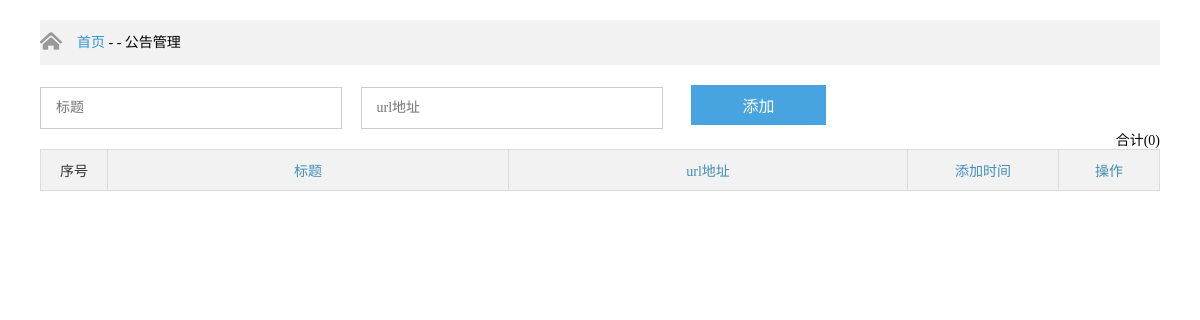
Page /admin/gonggao.php (signed in) on the earlier database version.
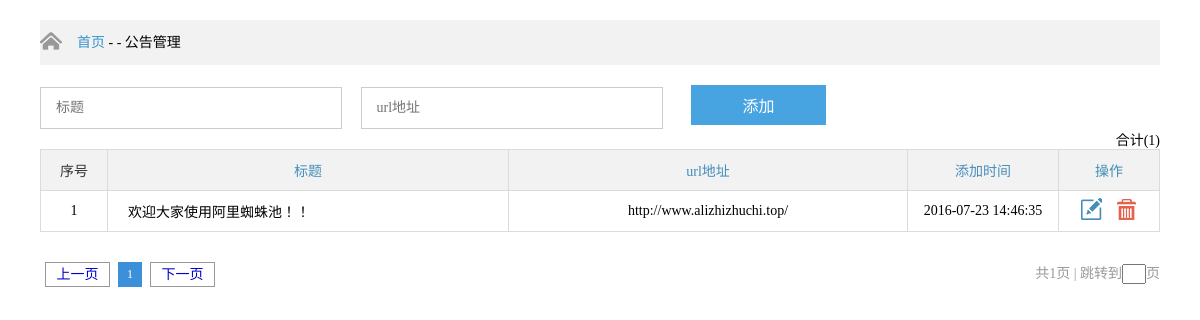
Same page on the later database version.
### tables this page shows
CREATE TABLE `gonggao` (
  `id` int(10) unsigned NOT NULL AUTO_INCREMENT,
  `title` varchar(255) NOT NULL,
  `url` varchar(255) DEFAULT NULL,
  `date` int(11) NOT NULL,
  PRIMARY KEY (`id`)
);

### admin/gonggao.php (the view, shortened to what this page needs)
<?php
$action=isset($_GET['action'])?$_GET['action']:"";
$page=isset($_GET['page'])?$_GET['page']:1;
$data=array();
?>
<!DOCTYPE html PUBLIC "-//W3C//DTD XHTML 1.0 Transitional//EN" "http://www.w3.org/TR/xhtml1/DTD/xhtml1-transitional.dtd">
<html xmlns="http://www.w3.org/1999/xhtml">
<head>
	<link rel="stylesheet" type="text/css" href="css/css.css" />
	<link rel="stylesheet" type="text/css" href="css/pageGroup.css" />
</head>
<body>
<div id="pageAll">
	<div class="pageTop">
		<div class="page">
			<img src="img/coin02.png" style="float:left;margin-top:10px;" /><span><a href="main.php">首页</a>&nbsp;-&nbsp;-</span>&nbsp;公告管理
		</div>
	</div>
	<div class="page">
		<div class="connoisseur">
			<div class="conform clear">
				<div class="cfD">
					<form action="?action=add" method="post">
						<input class="userinput vpr" type="text" name="title" placeholder="标题"/>
						<input class="userinput vpr" type="text" name="url" placeholder="url地址"/>
						<button class="userbtn">添加</button>
					</form>
				</div>
			</div>
			<div class="conShow">
				<span style="float:right">合计(<?=data_num('gonggao')?>)</span>
				<table border="1" cellspacing="0" cellpadding="0" width="100%">
					<tr>
						<td width="66px" class="tdColor tdC">序号</td>
						<td width="400px" class="tdColor">标题</td>
						<td class="tdColor">url地址</td>
						<td width="150px" class="tdColor">添加时间</td>
						<td width="100px" class="tdColor">操作</td>
					</tr>
					<?php
					if(info_list('gonggao',$page)){
						foreach(info_list('gonggao',$page) as $row){
							if (isset($id)&&$id == $row['id']&&$action=="edit") {
								?>
								<tr bgcolor="#999">
									<form action='?action=save&page=<?= $page ?>&id=<?= $id ?>' method='post'>
										<td height="40px"><?= $row['id'] ?></td>
										<td style="text-align:left;padding-left:20px;"><?= $row['title'] ?></td>
										<td><input type="text" name="url" value="<?= $row['url'] ?>"/></td>
										<td><?= date('Y-m-d H:i:s',$row['date']) ?></td>
										<td>
											<button><img src="img/ok.png"></button><a href="?page=<?= $page ?>"><img src="img/no.png"></a></td>
									</form>
								</tr>
								<?php
							}else {
								?>
								<tr>
									<td height="40px"><?= $row['id'] ?></td>
									<td style="text-align:left;padding-left:20px;"><?=$row['title']?></td>
									<td><?= $row['url'] ?></td>
									<td><?= date('Y-m-d H:i:s',$row['date']) ?></td>
									<td>
										<a href="?action=edit&page=<?=$page?>&id=<?= $row['id'] ?>"><img class="operation" src="img/update.png"></a> <a href="?action=del&page=<?=$page?>&id=<?=$row['id']?>"><img class="operation delban" src="img/delete.png"></a></td>
								</tr>
								<?php
							}
						}
					}
					?>
				</table>
				<div class="paging">
					<div id="pageGro" class="cb clear">
						<?=list_page('gonggao',$page)?>
					</div>
				</div>
			</div>
		</div>
	</div>
</div>
</body>
</html>

### admin/inc/function.php (shortened to what this page needs)
<?php
function info_list($from,$page){
    global $mysqli;
    $page_size=30;
    $sql="select id from ".$from;
    $result=$mysqli->query($sql);
    $total=$result->num_rows;
    $pagenum=ceil($total/$page_size);
    if($page<1||!is_numeric($page)||$page>$pagenum)$page=1;
    $min=($page-1)*$page_size;
    $sql="select * from ".$from." order by id desc limit ".$min.",".$page_size;
    $result=$mysqli->query($sql);
    if($result->num_rows>0){
        while($row = $result->fetch_assoc())
        {
            $data[] = $row;
        }
        return $data;
    }
}
function list_page($from,$page,$type=''){
    global $mysqli;
    $page_size=30;
    $sql="select id from ".$from;
    $result=$mysqli->query($sql);
    $total=$result->num_rows;
    if($total>0){
        $pagenum=ceil($total/$page_size);
        $shang=$page>1?$page-1:1;
        $str="<div class=\"pageUp\"><a href=\"?page=".$shang."\">上一页</a></div>";
        $str.="<div class=\"pageList clear\"><ul>";
        $str.="<li class=\"on\">$page</li>";
        $str.="</ul></div>";
        $xia=$page>=$pagenum?$pagenum:$page+1;
        $str.="<div class=\"pageDown\"><a href=\"?page=$xia\">下一页</a></div>";
        $str.="<div class=\"pagejump\"><form action='' method='get'>共{$pagenum}页 | 跳转到<input type='text' name='page'/>页</form></div>";
        return $str;
    }
}
function data_num($from,$num='',$day=''){
    global $mysqli;
    $sql="select count(*) as count from ".$from;
    $num_all=$mysqli->query($sql)->fetch_object()->count;
    return $num_all;
}
?>

Differences in the rows shown:
added gonggao: id "1", title "欢迎大家使用阿里蜘蛛池！！", url "http://www.alizhizhuchi.top/", date "2016-07-23 14:46:35"
Other differences:
data_num('gonggao'): "0" → "1"
$page: (not shown) → "1"
$pagenum: (not shown) → "1"
text now shown: "上一页 下一页 共 页 | 跳转到 页"
